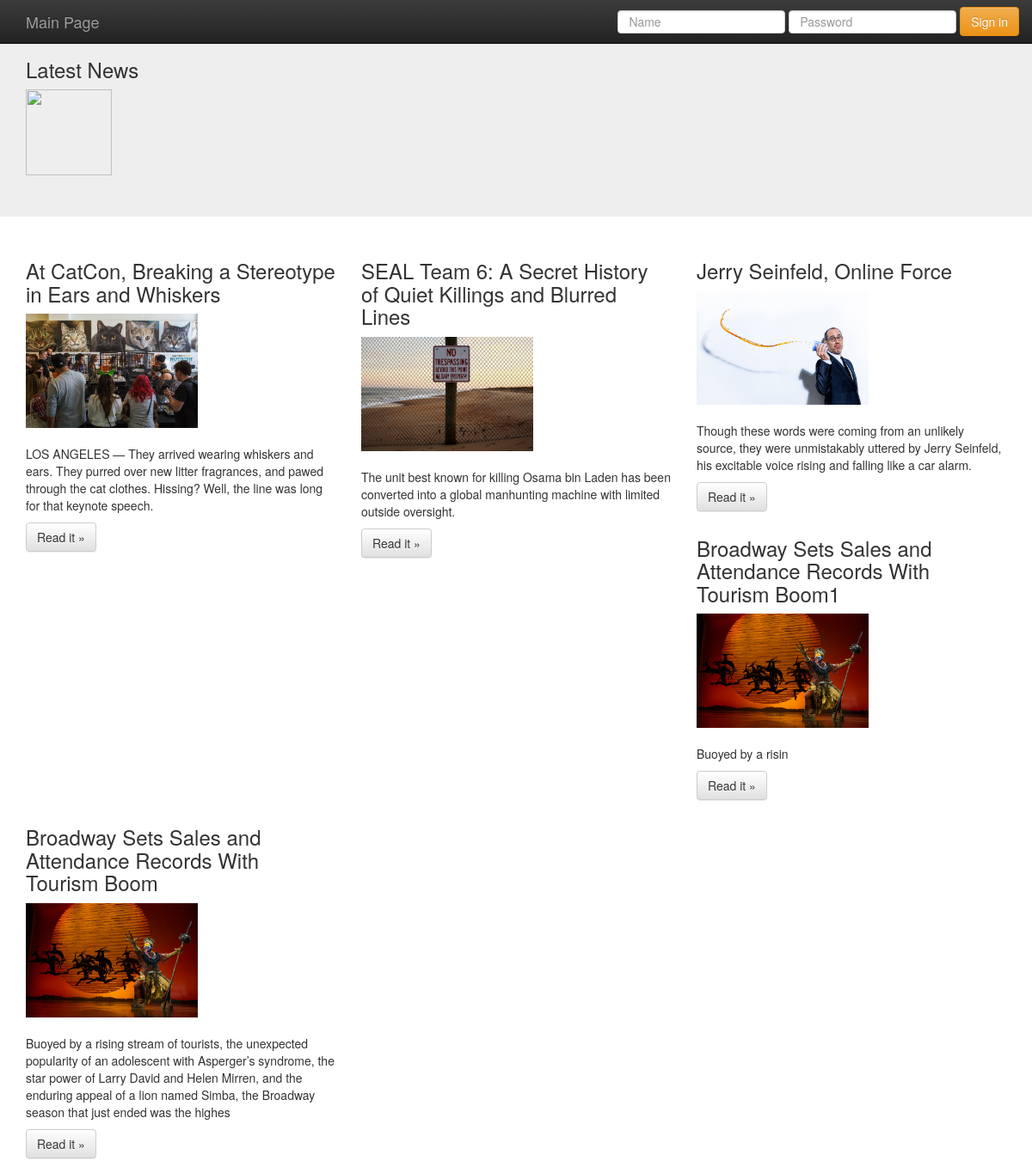
The page / on the database its author committed.
### tables this page shows
CREATE TABLE IF NOT EXISTS `post` (
  `id` int(11) NOT NULL AUTO_INCREMENT,
  `name` tinytext,
  `summary` tinytext,
  `article` mediumtext,
  `n_date` date DEFAULT NULL,
  `view` int(11) DEFAULT NULL,
  `picture_name` varchar(50) DEFAULT NULL,
  PRIMARY KEY (`id`)
);

### classes/post.php (called while the page is built, shortened)
<?php
class post
{
    private $link;
    private $allList = array();
    public function __construct($link, $id = null, $name = '', $summary = '', $article = '', $date = null, $image = '', $view = '')
    {
        $this->link = $link;
    }
    public function getAllList()
    {
        return $this->allList();
    }
    private function allList ()
    {
        $sql = "select * from " . self::TABLE_NAME . " order by id desc";
        $lastNews = $this->link->query($sql);
        while ($row = $lastNews->fetch()) {
            $this->allList[] = $row;
        }
        return $this->allList;
    }
}

### index.php (the view)
<?php
require("auth.php");
require("header.php");
require_once("classes/post.php");
$post = new Post($link);
?>
<div class="jumbotron">
    <div class="container">
        <h3>Latest News</h3>
        <img src="http://img.go2load.com/fun/01/FunnyLogotypes_191108/FunnyLogotypes_Go2LoadCOM_pic001.jpg" width=100px height=100px>
    </div>
</div>
<div class="container">
    <div class="row">
        <?php
        $allNews = $post->getAllList();
        foreach($allNews as $value) { ?>
                <div class="col-md-4">
                    <div style="white-space:pre-wrap"><h3><?php echo $value['name']; ?></h3></div>
                    <img class="featurette-image img-responsive center-block"
                         src="Images\<?php echo $value['picture_name']; ?>"
                         alt="Generic placeholder image" width=200px height=200px align="left">
                    <br clear="all"><br>
                    <p><?php echo $value['summary']; ?></p>
                    <p><a class="btn btn-default" href="news.php?id=<?php echo $value['id'] ?>" role="button">Read
                            it &raquo;</a></p>
                </div>
            <?php
            }
        ?>
    </div>
</div>

### rows shown on the page
post: name "At CatCon, Breaking a Stereotype in Ears and Whiskers", picture_name (picture), summary "LOS ANGELES — They arrived wearing whiskers and ears. They purred over new litter fragrances, and pawed through the cat clothes. Hissing? Well, the line was long for that keynote speech."
post: name "SEAL Team 6: A Secret History of Quiet Killings and Blurred Lines", picture_name (picture), summary "The unit best known for killing Osama bin Laden has been converted into a global manhunting machine with limited outside oversight."
post: name "Jerry Seinfeld, Online Force", picture_name (picture), summary "Though these words were coming from an unlikely source, they were unmistakably uttered by Jerry Seinfeld, his excitable voice rising and falling like a car alarm."
post: name "Broadway Sets Sales and Attendance Records With Tourism Boom1", picture_name (picture), summary "Buoyed by a risin"
post: name "Broadway Sets Sales and Attendance Records With Tourism Boom", picture_name (picture), summary "Buoyed by a rising stream of tourists, the unexpected popularity of an adolescent with Asperger’s syndrome, the star power of Larry David and Helen Mirren, and the enduring appeal of a lion named Simba, the Broadway season that just ended was the highes"
